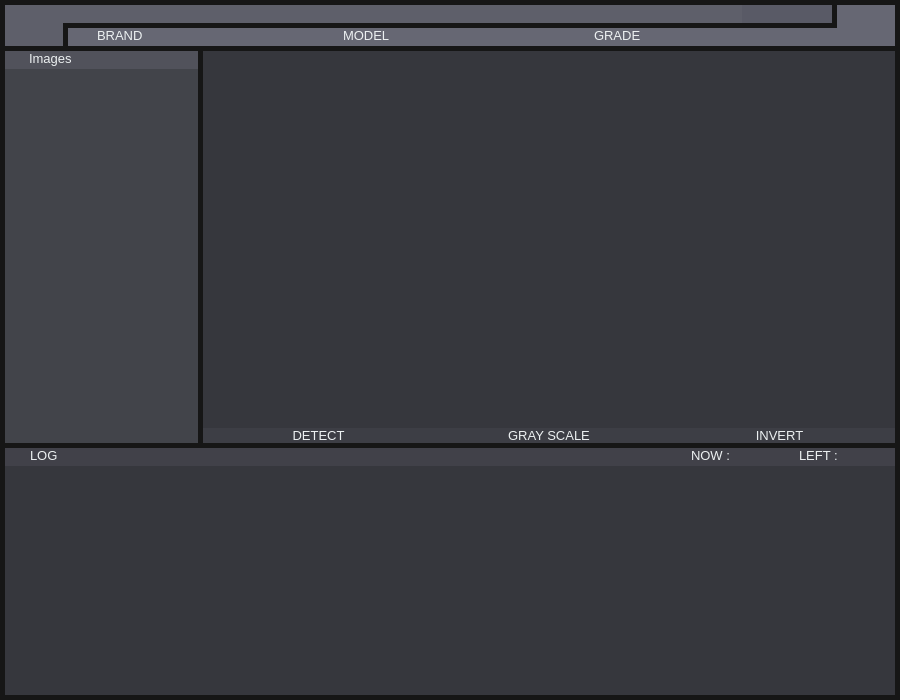
<?xml version="1.0" encoding="UTF-8"?>
<ui version="4.0">
 <class>MainWindow</class>
 <widget class="QMainWindow" name="MainWindow">
  <property name="windowModality">
   <enum>Qt::ApplicationModal</enum>
  </property>
  <property name="geometry">
   <rect>
    <x>0</x>
    <y>0</y>
    <width>900</width>
    <height>700</height>
   </rect>
  </property>
  <property name="sizePolicy">
   <sizepolicy hsizetype="MinimumExpanding" vsizetype="MinimumExpanding">
    <horstretch>0</horstretch>
    <verstretch>0</verstretch>
   </sizepolicy>
  </property>
  <property name="minimumSize">
   <size>
    <width>900</width>
    <height>700</height>
   </size>
  </property>
  <property name="maximumSize">
   <size>
    <width>16777215</width>
    <height>16777215</height>
   </size>
  </property>
  <property name="sizeIncrement">
   <size>
    <width>0</width>
    <height>0</height>
   </size>
  </property>
  <property name="contextMenuPolicy">
   <enum>Qt::NoContextMenu</enum>
  </property>
  <property name="windowTitle">
   <string notr="true">MainWindow</string>
  </property>
  <property name="windowOpacity">
   <double>1.000000000000000</double>
  </property>
  <property name="styleSheet">
   <string notr="true">QWidget#win_main { background-color: rgb(22,22,22); }
QListWidget { background-color:rgb(66,68,74); color: #ecf0f1; border:none; }
QTextBrowser { background-color: rgb(54,55,61); color: #ecf0f1; border: none; padding-left: 10px; padding-right: 10px; }


QLabel { color: #ecf0f1; padding-bottom: 3px; }
QLabel#lab_list { background-color: rgb(81,82,91); }
QLabel#lab_path { background-color: rgb(54,54,101); padding-left: 6px;}
QLabel#lab_paths { padding-left: 10px; background-color: rgb(94,95,106);}
QLabel#lab_view { background-color: #4f6978; }
QLabel#lab_log { background-color: rgb(65,65,73); }
QLabel#lab_model, QLabel#lab_brand, QLabel#lab_grade { background-color: rgb(102,103,115); color: #ecf0f1; border: none; padding-left: 5px; }
QLabel#lab_info1 { background-color: #5f686d; color: #ecf0f1; border: none; }
QLabel#lab_info2, QLabel#lab_info3 { background-color: rgb(65,65,73); color: #ecf0f1; padding-left: 10px;}
QLabel#lab_title { background-color: #2980b9; color: #ecf0f1; padding-left: 20px; padding-bottom: 1px; }

QLabel#ico_setting { image:url(:/images/setting.png); background-color: rgb(102,103,115); padding-top: 0.2em;}
QLabel#ico_log { image:url(:/images/console.png); background-color: rgb(65,65,73); padding-top: 0.2em;}
QLabel#ico_images { image:url(:/images/doc.png); background-color: rgb(81,82,91); padding-top: 0.2em;}

QLabel#win_pic { background-color: rgb(54,55,61); }


QPushButton { border:none; background-color: #3d4f5a; color: #ecf0f1; }
QPushButton#btn_close { image:url(:/res/resources/icons-09.png); background-color:transparent; }
QPushButton#btn_dir { image:url(:/images/folder.png); background-color:rgb(94,95,106); border:none; }
QPushButton:hover#btn_dir{ background-color:rgb(75,80,97); }
QPushButton#btn_download { image:url(:/images/download.png); background-color:rgb(102,103,115); border:none; }
QPushButton#btn_view_func_1, QPushButton#btn_view_func_2, QPushButton#btn_view_func_3 { background-color: rgb(61,62,69);} 


QComboBox { background-color: rgb(102,103,115); color: #ecf0f1; border: none; padding-left: 10px; }
QComboBox::drop-down { subcontrol-origin: padding; subcontrol-position: top right; border:none; }
QComboBox::down-arrow { image:url(:/images/down_arrow.png); }
QComboBox#com_count { background-color: rgb(89,90,102); border: none; }


QScrollBar:vertical { border: none; background: transparent; width: 10px; margin-top: 10px; margin-bottom: 10px; }
QScrollBar::handle:vertical { background: rgba(255,255,255,0.15); }
QScrollBar::add-line:vertical { border: none; background: none; }
QScrollBar::sub-line:vertical { border: none; background: none; }
QScrollBar::up-arrow:vertical, QScrollBar::down-arrow:vertical { border: none; background: none; }
QScrollBar::add-page:vertical, QScrollBar::sub-page:vertical { background: none; }
QScrollBar:horizontal { border: none; background: transparent; margin-left: 10px; margin-right: 10px; height: 10px; }
QScrollBar::handle:horizontal { background: rgba(255,255,255,0.15); }
QScrollBar::add-line:horizontal { border: none; background: none; }
QScrollBar::sub-line:horizontal { border: none; background: none; }
QScrollBar::left-arrow:horizontal, QScrollBar::right-arrow:horizontal { border: none; background: none; }
QScrollBar::add-page:horizontal, QScrollBar::sub-page:horizontal { background: none; }
</string>
  </property>
  <property name="inputMethodHints">
   <set>Qt::ImhNone</set>
  </property>
  <property name="toolButtonStyle">
   <enum>Qt::ToolButtonIconOnly</enum>
  </property>
  <property name="tabShape">
   <enum>QTabWidget::Rounded</enum>
  </property>
  <property name="dockNestingEnabled">
   <bool>false</bool>
  </property>
  <property name="dockOptions">
   <set>QMainWindow::AllowTabbedDocks|QMainWindow::AnimatedDocks</set>
  </property>
  <property name="unifiedTitleAndToolBarOnMac">
   <bool>false</bool>
  </property>
  <widget class="QWidget" name="win_main">
   <property name="sizePolicy">
    <sizepolicy hsizetype="MinimumExpanding" vsizetype="MinimumExpanding">
     <horstretch>0</horstretch>
     <verstretch>0</verstretch>
    </sizepolicy>
   </property>
   <property name="minimumSize">
    <size>
     <width>900</width>
     <height>700</height>
    </size>
   </property>
   <property name="maximumSize">
    <size>
     <width>1920</width>
     <height>1080</height>
    </size>
   </property>
   <property name="styleSheet">
    <string notr="true"/>
   </property>
   <property name="inputMethodHints">
    <set>Qt::ImhNone</set>
   </property>
   <layout class="QHBoxLayout" name="horizontalLayout_3">
    <property name="spacing">
     <number>0</number>
    </property>
    <property name="leftMargin">
     <number>0</number>
    </property>
    <property name="topMargin">
     <number>0</number>
    </property>
    <property name="rightMargin">
     <number>0</number>
    </property>
    <property name="bottomMargin">
     <number>0</number>
    </property>
    <item>
     <layout class="QVBoxLayout" name="layout_main" stretch="0,7,0,4">
      <property name="spacing">
       <number>0</number>
      </property>
      <property name="sizeConstraint">
       <enum>QLayout::SetDefaultConstraint</enum>
      </property>
      <property name="leftMargin">
       <number>5</number>
      </property>
      <property name="topMargin">
       <number>5</number>
      </property>
      <property name="rightMargin">
       <number>5</number>
      </property>
      <property name="bottomMargin">
       <number>5</number>
      </property>
      <item>
       <layout class="QHBoxLayout" name="layout_img_func" stretch="60,800,60">
        <property name="spacing">
         <number>0</number>
        </property>
        <property name="leftMargin">
         <number>0</number>
        </property>
        <property name="topMargin">
         <number>0</number>
        </property>
        <property name="rightMargin">
         <number>0</number>
        </property>
        <property name="bottomMargin">
         <number>0</number>
        </property>
        <item>
         <widget class="QPushButton" name="btn_dir">
          <property name="sizePolicy">
           <sizepolicy hsizetype="Preferred" vsizetype="Preferred">
            <horstretch>0</horstretch>
            <verstretch>0</verstretch>
           </sizepolicy>
          </property>
          <property name="font">
           <font>
            <family>Nirmala UI</family>
            <pointsize>10</pointsize>
           </font>
          </property>
          <property name="cursor">
           <cursorShape>PointingHandCursor</cursorShape>
          </property>
          <property name="text">
           <string/>
          </property>
         </widget>
        </item>
        <item>
         <layout class="QVBoxLayout" name="layout_img_func_set" stretch="0,0">
          <property name="spacing">
           <number>0</number>
          </property>
          <property name="sizeConstraint">
           <enum>QLayout::SetDefaultConstraint</enum>
          </property>
          <property name="leftMargin">
           <number>0</number>
          </property>
          <property name="topMargin">
           <number>0</number>
          </property>
          <property name="rightMargin">
           <number>0</number>
          </property>
          <item>
           <layout class="QHBoxLayout" name="layout_img_func_set_dir" stretch="600,80">
            <property name="spacing">
             <number>0</number>
            </property>
            <property name="sizeConstraint">
             <enum>QLayout::SetDefaultConstraint</enum>
            </property>
            <property name="rightMargin">
             <number>5</number>
            </property>
            <item>
             <widget class="QLabel" name="lab_paths">
              <property name="sizePolicy">
               <sizepolicy hsizetype="Preferred" vsizetype="Preferred">
                <horstretch>0</horstretch>
                <verstretch>0</verstretch>
               </sizepolicy>
              </property>
              <property name="font">
               <font>
                <family>Nirmala UI</family>
                <pointsize>10</pointsize>
               </font>
              </property>
              <property name="styleSheet">
               <string notr="true"/>
              </property>
              <property name="text">
               <string/>
              </property>
             </widget>
            </item>
            <item>
             <widget class="QComboBox" name="com_count">
              <property name="sizePolicy">
               <sizepolicy hsizetype="Preferred" vsizetype="Preferred">
                <horstretch>0</horstretch>
                <verstretch>0</verstretch>
               </sizepolicy>
              </property>
              <property name="font">
               <font>
                <family>Nirmala UI</family>
                <pointsize>10</pointsize>
               </font>
              </property>
              <item>
               <property name="text">
                <string/>
               </property>
              </item>
             </widget>
            </item>
           </layout>
          </item>
          <item>
           <layout class="QHBoxLayout" name="layout_img_func_set_grade" stretch="20,70,160,70,165,70,165">
            <property name="spacing">
             <number>0</number>
            </property>
            <property name="sizeConstraint">
             <enum>QLayout::SetDefaultConstraint</enum>
            </property>
            <property name="leftMargin">
             <number>5</number>
            </property>
            <property name="topMargin">
             <number>5</number>
            </property>
            <property name="rightMargin">
             <number>0</number>
            </property>
            <item>
             <widget class="QLabel" name="ico_setting">
              <property name="sizePolicy">
               <sizepolicy hsizetype="Preferred" vsizetype="Preferred">
                <horstretch>0</horstretch>
                <verstretch>0</verstretch>
               </sizepolicy>
              </property>
              <property name="font">
               <font>
                <family>Nirmala UI</family>
                <pointsize>10</pointsize>
               </font>
              </property>
              <property name="text">
               <string/>
              </property>
             </widget>
            </item>
            <item>
             <widget class="QLabel" name="lab_brand">
              <property name="sizePolicy">
               <sizepolicy hsizetype="Preferred" vsizetype="Preferred">
                <horstretch>0</horstretch>
                <verstretch>0</verstretch>
               </sizepolicy>
              </property>
              <property name="font">
               <font>
                <family>Nirmala UI</family>
                <pointsize>10</pointsize>
               </font>
              </property>
              <property name="text">
               <string>BRAND</string>
              </property>
              <property name="alignment">
               <set>Qt::AlignLeading|Qt::AlignLeft|Qt::AlignVCenter</set>
              </property>
             </widget>
            </item>
            <item>
             <widget class="QComboBox" name="com_brand">
              <property name="sizePolicy">
               <sizepolicy hsizetype="Preferred" vsizetype="Preferred">
                <horstretch>0</horstretch>
                <verstretch>0</verstretch>
               </sizepolicy>
              </property>
              <property name="font">
               <font>
                <family>Nirmala UI</family>
                <pointsize>10</pointsize>
               </font>
              </property>
             </widget>
            </item>
            <item>
             <widget class="QLabel" name="lab_model">
              <property name="sizePolicy">
               <sizepolicy hsizetype="Preferred" vsizetype="Preferred">
                <horstretch>0</horstretch>
                <verstretch>0</verstretch>
               </sizepolicy>
              </property>
              <property name="font">
               <font>
                <family>Nirmala UI</family>
                <pointsize>10</pointsize>
               </font>
              </property>
              <property name="frameShape">
               <enum>QFrame::NoFrame</enum>
              </property>
              <property name="frameShadow">
               <enum>QFrame::Plain</enum>
              </property>
              <property name="midLineWidth">
               <number>0</number>
              </property>
              <property name="text">
               <string>MODEL</string>
              </property>
              <property name="alignment">
               <set>Qt::AlignLeading|Qt::AlignLeft|Qt::AlignVCenter</set>
              </property>
             </widget>
            </item>
            <item>
             <widget class="QComboBox" name="com_model">
              <property name="sizePolicy">
               <sizepolicy hsizetype="Preferred" vsizetype="Preferred">
                <horstretch>0</horstretch>
                <verstretch>0</verstretch>
               </sizepolicy>
              </property>
              <property name="font">
               <font>
                <family>Nirmala UI</family>
                <pointsize>10</pointsize>
               </font>
              </property>
             </widget>
            </item>
            <item>
             <widget class="QLabel" name="lab_grade">
              <property name="sizePolicy">
               <sizepolicy hsizetype="Preferred" vsizetype="Preferred">
                <horstretch>0</horstretch>
                <verstretch>0</verstretch>
               </sizepolicy>
              </property>
              <property name="font">
               <font>
                <family>Nirmala UI</family>
                <pointsize>10</pointsize>
               </font>
              </property>
              <property name="text">
               <string>GRADE</string>
              </property>
              <property name="alignment">
               <set>Qt::AlignLeading|Qt::AlignLeft|Qt::AlignVCenter</set>
              </property>
             </widget>
            </item>
            <item>
             <widget class="QComboBox" name="com_grade">
              <property name="sizePolicy">
               <sizepolicy hsizetype="Preferred" vsizetype="Preferred">
                <horstretch>0</horstretch>
                <verstretch>0</verstretch>
               </sizepolicy>
              </property>
              <property name="font">
               <font>
                <family>Nirmala UI</family>
                <pointsize>10</pointsize>
               </font>
              </property>
             </widget>
            </item>
           </layout>
          </item>
         </layout>
        </item>
        <item>
         <widget class="QPushButton" name="btn_download">
          <property name="sizePolicy">
           <sizepolicy hsizetype="Preferred" vsizetype="Preferred">
            <horstretch>0</horstretch>
            <verstretch>0</verstretch>
           </sizepolicy>
          </property>
          <property name="font">
           <font>
            <family>Nirmala UI</family>
            <pointsize>10</pointsize>
           </font>
          </property>
          <property name="cursor">
           <cursorShape>PointingHandCursor</cursorShape>
          </property>
          <property name="text">
           <string/>
          </property>
         </widget>
        </item>
       </layout>
      </item>
      <item>
       <layout class="QHBoxLayout" name="layout_img" stretch="2,7">
        <property name="spacing">
         <number>0</number>
        </property>
        <property name="topMargin">
         <number>5</number>
        </property>
        <property name="bottomMargin">
         <number>5</number>
        </property>
        <item>
         <layout class="QVBoxLayout" name="layout_img_list" stretch="0,1">
          <property name="spacing">
           <number>0</number>
          </property>
          <property name="rightMargin">
           <number>5</number>
          </property>
          <item>
           <layout class="QHBoxLayout" name="layout_img_lab" stretch="1,8">
            <property name="spacing">
             <number>0</number>
            </property>
            <item>
             <widget class="QLabel" name="ico_images">
              <property name="sizePolicy">
               <sizepolicy hsizetype="Preferred" vsizetype="Preferred">
                <horstretch>0</horstretch>
                <verstretch>0</verstretch>
               </sizepolicy>
              </property>
              <property name="font">
               <font>
                <family>Nirmala UI</family>
                <pointsize>10</pointsize>
               </font>
              </property>
              <property name="text">
               <string/>
              </property>
             </widget>
            </item>
            <item>
             <widget class="QLabel" name="lab_list">
              <property name="sizePolicy">
               <sizepolicy hsizetype="Preferred" vsizetype="Preferred">
                <horstretch>0</horstretch>
                <verstretch>0</verstretch>
               </sizepolicy>
              </property>
              <property name="font">
               <font>
                <family>Nirmala UI</family>
                <pointsize>10</pointsize>
               </font>
              </property>
              <property name="styleSheet">
               <string notr="true"/>
              </property>
              <property name="text">
               <string>Images</string>
              </property>
             </widget>
            </item>
           </layout>
          </item>
          <item>
           <widget class="QListWidget" name="listWidget">
            <property name="sizePolicy">
             <sizepolicy hsizetype="Preferred" vsizetype="Preferred">
              <horstretch>0</horstretch>
              <verstretch>0</verstretch>
             </sizepolicy>
            </property>
            <property name="font">
             <font>
              <family>Nirmala UI</family>
              <pointsize>10</pointsize>
             </font>
            </property>
           </widget>
          </item>
         </layout>
        </item>
        <item>
         <layout class="QVBoxLayout" name="layout_pic_tool" stretch="1,0">
          <property name="spacing">
           <number>0</number>
          </property>
          <item>
           <widget class="QLabel" name="win_pic">
            <property name="sizePolicy">
             <sizepolicy hsizetype="Preferred" vsizetype="Preferred">
              <horstretch>0</horstretch>
              <verstretch>0</verstretch>
             </sizepolicy>
            </property>
            <property name="font">
             <font>
              <family>Nirmala UI</family>
              <pointsize>10</pointsize>
             </font>
            </property>
            <property name="text">
             <string/>
            </property>
           </widget>
          </item>
          <item>
           <layout class="QHBoxLayout" name="horizontalLayout_6">
            <property name="spacing">
             <number>0</number>
            </property>
            <item>
             <widget class="QPushButton" name="btn_view_func_3">
              <property name="font">
               <font>
                <family>Nirmala UI</family>
                <pointsize>10</pointsize>
               </font>
              </property>
              <property name="cursor">
               <cursorShape>PointingHandCursor</cursorShape>
              </property>
              <property name="text">
               <string>DETECT</string>
              </property>
             </widget>
            </item>
            <item>
             <widget class="QPushButton" name="btn_view_func_1">
              <property name="font">
               <font>
                <family>Nirmala UI</family>
                <pointsize>10</pointsize>
                <stylestrategy>PreferDefault</stylestrategy>
               </font>
              </property>
              <property name="cursor">
               <cursorShape>PointingHandCursor</cursorShape>
              </property>
              <property name="text">
               <string>GRAY SCALE</string>
              </property>
              <property name="flat">
               <bool>false</bool>
              </property>
             </widget>
            </item>
            <item>
             <widget class="QPushButton" name="btn_view_func_2">
              <property name="font">
               <font>
                <family>Nirmala UI</family>
                <pointsize>10</pointsize>
               </font>
              </property>
              <property name="cursor">
               <cursorShape>PointingHandCursor</cursorShape>
              </property>
              <property name="text">
               <string>INVERT</string>
              </property>
             </widget>
            </item>
           </layout>
          </item>
         </layout>
        </item>
       </layout>
      </item>
      <item>
       <layout class="QHBoxLayout" name="layout_log" stretch="10,300,50,50">
        <property name="spacing">
         <number>0</number>
        </property>
        <item>
         <widget class="QLabel" name="ico_log">
          <property name="sizePolicy">
           <sizepolicy hsizetype="Preferred" vsizetype="Preferred">
            <horstretch>0</horstretch>
            <verstretch>0</verstretch>
           </sizepolicy>
          </property>
          <property name="font">
           <font>
            <family>Nirmala UI</family>
            <pointsize>10</pointsize>
           </font>
          </property>
          <property name="text">
           <string/>
          </property>
         </widget>
        </item>
        <item>
         <widget class="QLabel" name="lab_log">
          <property name="sizePolicy">
           <sizepolicy hsizetype="Preferred" vsizetype="Preferred">
            <horstretch>0</horstretch>
            <verstretch>0</verstretch>
           </sizepolicy>
          </property>
          <property name="font">
           <font>
            <family>Nirmala UI</family>
            <pointsize>10</pointsize>
           </font>
          </property>
          <property name="styleSheet">
           <string notr="true"/>
          </property>
          <property name="text">
           <string>LOG</string>
          </property>
         </widget>
        </item>
        <item>
         <widget class="QLabel" name="lab_info2">
          <property name="sizePolicy">
           <sizepolicy hsizetype="Preferred" vsizetype="Preferred">
            <horstretch>0</horstretch>
            <verstretch>0</verstretch>
           </sizepolicy>
          </property>
          <property name="font">
           <font>
            <family>Nirmala UI</family>
            <pointsize>10</pointsize>
           </font>
          </property>
          <property name="text">
           <string>NOW : </string>
          </property>
          <property name="alignment">
           <set>Qt::AlignLeading|Qt::AlignLeft|Qt::AlignVCenter</set>
          </property>
         </widget>
        </item>
        <item>
         <widget class="QLabel" name="lab_info3">
          <property name="sizePolicy">
           <sizepolicy hsizetype="Preferred" vsizetype="Preferred">
            <horstretch>0</horstretch>
            <verstretch>0</verstretch>
           </sizepolicy>
          </property>
          <property name="font">
           <font>
            <family>Nirmala UI</family>
            <pointsize>10</pointsize>
           </font>
          </property>
          <property name="text">
           <string>LEFT : </string>
          </property>
          <property name="alignment">
           <set>Qt::AlignLeading|Qt::AlignLeft|Qt::AlignVCenter</set>
          </property>
         </widget>
        </item>
       </layout>
      </item>
      <item>
       <widget class="QTextBrowser" name="win_log">
        <property name="sizePolicy">
         <sizepolicy hsizetype="Preferred" vsizetype="Preferred">
          <horstretch>0</horstretch>
          <verstretch>0</verstretch>
         </sizepolicy>
        </property>
        <property name="font">
         <font>
          <family>Nirmala UI</family>
          <pointsize>10</pointsize>
         </font>
        </property>
        <property name="html">
         <string>&lt;!DOCTYPE HTML PUBLIC &quot;-//W3C//DTD HTML 4.0//EN&quot; &quot;http://www.w3.org/TR/REC-html40/strict.dtd&quot;&gt;
&lt;html&gt;&lt;head&gt;&lt;meta name=&quot;qrichtext&quot; content=&quot;1&quot; /&gt;&lt;style type=&quot;text/css&quot;&gt;
p, li { white-space: pre-wrap; }
&lt;/style&gt;&lt;/head&gt;&lt;body style=&quot; font-family:'Nirmala UI'; font-size:10pt; font-weight:400; font-style:normal;&quot;&gt;
&lt;p style=&quot;-qt-paragraph-type:empty; margin-top:0px; margin-bottom:0px; margin-left:0px; margin-right:0px; -qt-block-indent:0; text-indent:0px; font-family:'Noto Sans KR Medium'; font-size:12pt;&quot;&gt;&lt;br /&gt;&lt;/p&gt;&lt;/body&gt;&lt;/html&gt;</string>
        </property>
       </widget>
      </item>
     </layout>
    </item>
   </layout>
  </widget>
 </widget>
 <resources>
  <include location="res.qrc"/>
 </resources>
 <connections/>
</ui>
